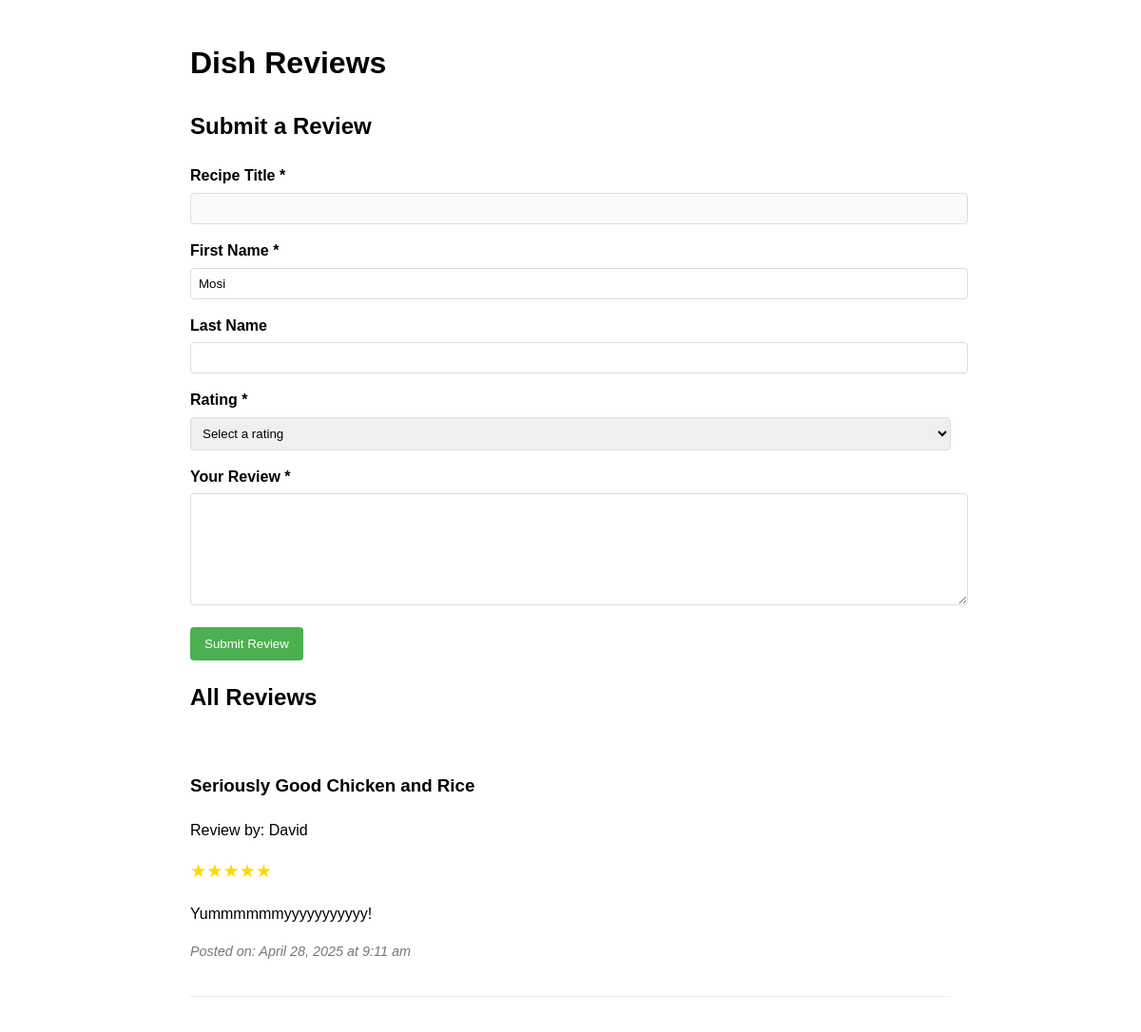
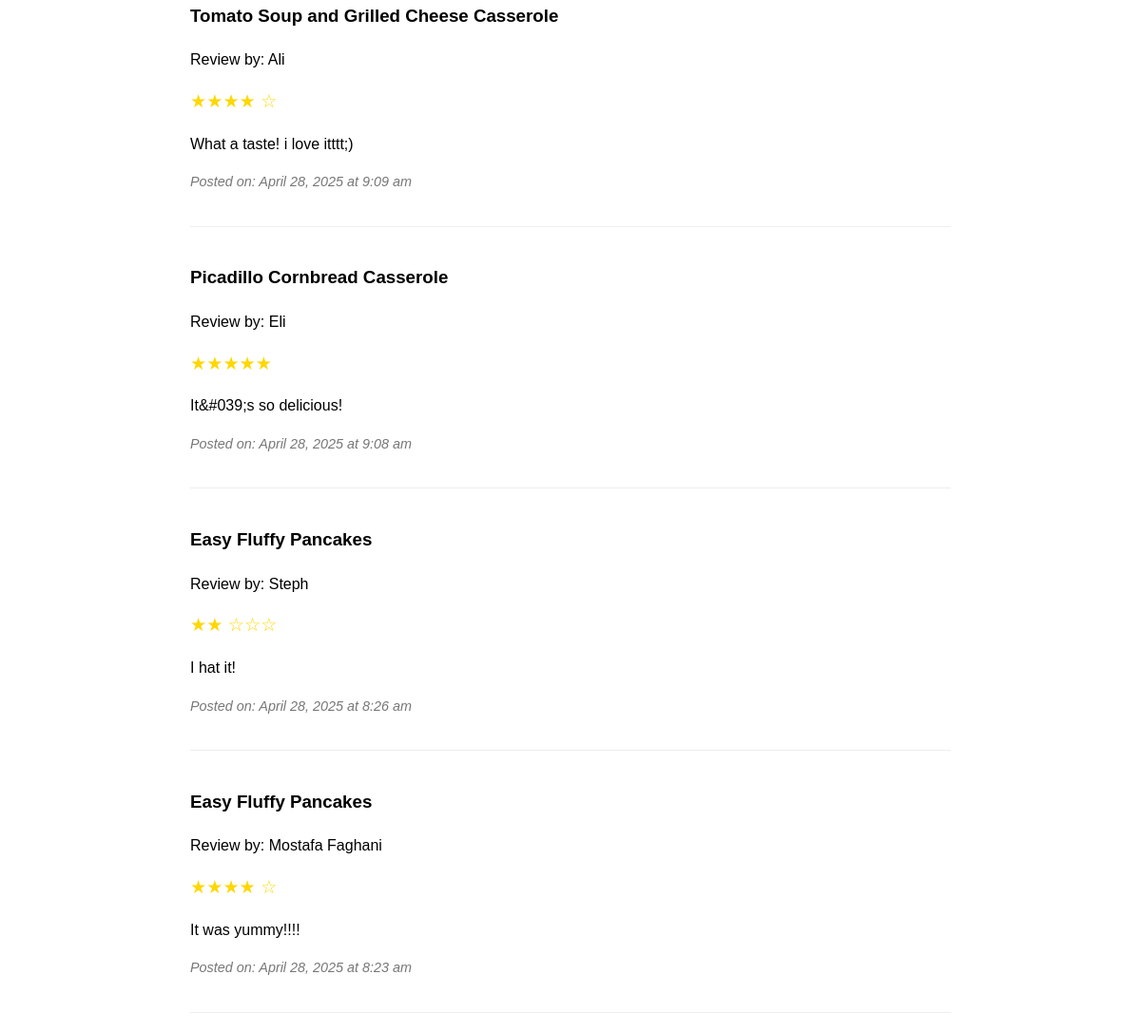
/php/view_review.php (signed in), run on the app's committed database (2 pictures, top to bottom).
### tables this page shows
CREATE TABLE `reviews` (
  `review_id` int NOT NULL,
  `recipe_title` varchar(100) NOT NULL,
  `user_id` int NOT NULL,
  `first_name` varchar(50) NOT NULL,
  `last_name` varchar(50) NOT NULL,
  `rating` int NOT NULL,
  `comment` text,
  `timestamp` datetime DEFAULT CURRENT_TIMESTAMP
);

### php/view_review.php (the view, shortened to what this page needs)
<?php
include 'connect.php';
$recipe_title = isset($_GET['recipe_title']) ? urldecode($_GET['recipe_title']) : '';
function getReviews($recipe_title = '')
{
    global $dbh;
    try {
        if (!empty($recipe_title)) {
            $stmt = $dbh->prepare("SELECT * FROM reviews
                                 WHERE recipe_title = ?
                                 ORDER BY timestamp DESC");
            $stmt->execute([$recipe_title]);
        } else {
            $stmt = $dbh->query("SELECT * FROM reviews ORDER BY timestamp DESC");
        }
        return $stmt->fetchAll(PDO::FETCH_ASSOC);
    } catch (PDOException $e) {
        error_log("Error loading reviews: " . $e->getMessage());
        return [];
    }
}
$reviews = getReviews($recipe_title);
?>
<!DOCTYPE html>
<html lang="en">
<head>
</head>
<body>
    <h1><?= !empty($recipe_title) ? htmlspecialchars($recipe_title) . " Reviews" : "Dish Reviews" ?></h1>
    <section>
        <h2>Submit a Review</h2>
        <form method="post">
            <div class="form-group">
                <label>Recipe Title *</label>
                <input type="text" value="<?= htmlspecialchars($recipe_title) ?>" readonly disabled>
            </div>
            <div class="form-group">
                <label for="first_name">First Name *</label>
                <input type="text" id="first_name" name="first_name" required
                    value="<?= isset($_SESSION['username']) ? htmlspecialchars($_SESSION['username']) : '' ?>">
            </div>
            <div class="form-group">
                <label for="last_name">Last Name</label>
                <input type="text" id="last_name" name="last_name">
            </div>
            <div class="form-group">
                <label for="rating">Rating *</label>
                <select id="rating" name="rating" required>
                    <option value="">Select a rating</option>
                </select>
            </div>
            <div class="form-group">
                <label for="comment">Your Review *</label>
                <textarea id="comment" name="comment" required></textarea>
            </div>
            <button type="submit" name="submit_review">Submit Review</button>
        </form>
    </section>
    <section>
        <h2><?= !empty($recipe_title) ? htmlspecialchars($recipe_title) . " Reviews" : "All Reviews" ?></h2>
        <?php if (!empty($reviews)): ?>
            <?php foreach ($reviews as $review): ?>
                <article class="review">
                    <h3><?= htmlspecialchars($review['recipe_title']) ?></h3>
                    <p>Review by: <?= htmlspecialchars($review['first_name']) ?>
                        <?= !empty($review['last_name']) ? htmlspecialchars($review['last_name']) : '' ?></p>
                    <div class="rating-stars">
                        <?= str_repeat('★', $review['rating']) ?>
                        <?= str_repeat('☆', 5 - $review['rating']) ?>
                    </div>
                    <p><?= nl2br(htmlspecialchars($review['comment'])) ?></p>
                    <p class="timestamp">Posted on: <?= date('F j, Y \a\t g:i a', strtotime($review['timestamp'])) ?></p>
                </article>
            <?php endforeach; ?>
        <?php else: ?>
            <p>No reviews yet. Be the first to review!</p>
        <?php endif; ?>
    </section>
</body>
</html>

### php/view_review.php (style rules this page uses)
body { font-family: Arial, sans-serif; max-width: 800px; margin: 0 auto; padding: 20px; line-height: 1.6; }
.review { border-bottom: 1px solid #eee; padding: 20px 0; }
.form-group { margin-bottom: 15px; }
label { display: block; margin-bottom: 5px; font-weight: bold; }
input, textarea, select { width: 100%; padding: 8px; border: 1px solid #ddd; border-radius: 4px; }
textarea { min-height: 100px; }
button { background-color: #4CAF50; color: white; border: none; padding: 10px 15px; cursor: pointer; border-radius: 4px; }
.rating-stars { color: #FFD700; font-size: 1.2em; }
.timestamp { color: #777; font-size: 0.9em; font-style: italic; }

### data on the page
reviews: recipe_title "Seriously Good Chicken and Rice", first_name "David", rating "★★★★★", comment "Yummmmmmyyyyyyyyyyy!", timestamp "April 28, 2025 at 9:11 am"
reviews: recipe_title "Tomato Soup and Grilled Cheese Casserole", first_name "Ali", rating "★★★★", rating "☆", comment "What a taste! i love itttt;)", timestamp "April 28, 2025 at 9:09 am"
reviews: recipe_title "Picadillo Cornbread Casserole", first_name "Eli", rating "★★★★★", comment "It&#039;s so delicious!", timestamp "April 28, 2025 at 9:08 am"
reviews: recipe_title "Easy Fluffy Pancakes", first_name "Steph", rating "★★", rating "☆☆☆", comment "I hat it!", timestamp "April 28, 2025 at 8:26 am"
reviews: recipe_title "Easy Fluffy Pancakes", first_name "Mostafa", last_name "Faghani", rating "★★★★", rating "☆", comment "It was yummy!!!!", timestamp "April 28, 2025 at 8:23 am"
